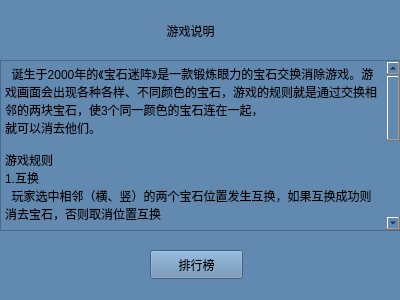
<?xml version="1.0" encoding="UTF-8"?>
<ui version="4.0">
 <class>Setting</class>
 <widget class="QWidget" name="Setting">
  <property name="geometry">
   <rect>
    <x>0</x>
    <y>0</y>
    <width>400</width>
    <height>300</height>
   </rect>
  </property>
  <property name="windowTitle">
   <string>Form</string>
  </property>
  <property name="styleSheet">
   <string notr="true">background-color:rgb(98, 137, 175);</string>
  </property>
  <widget class="QLabel" name="label">
   <property name="geometry">
    <rect>
     <x>150</x>
     <y>15</y>
     <width>81</width>
     <height>31</height>
    </rect>
   </property>
   <property name="styleSheet">
    <string notr="true">font: 12pt &quot;Microsoft YaHei UI&quot;;</string>
   </property>
   <property name="text">
    <string>游戏说明</string>
   </property>
   <property name="alignment">
    <set>Qt::AlignCenter</set>
   </property>
  </widget>
  <widget class="QPushButton" name="pushButton">
   <property name="geometry">
    <rect>
     <x>150</x>
     <y>250</y>
     <width>93</width>
     <height>29</height>
    </rect>
   </property>
   <property name="text">
    <string>排行榜</string>
   </property>
  </widget>
  <widget class="QTextBrowser" name="textBrowser">
   <property name="geometry">
    <rect>
     <x>0</x>
     <y>60</y>
     <width>401</width>
     <height>171</height>
    </rect>
   </property>
   <property name="html">
    <string>&lt;!DOCTYPE HTML PUBLIC &quot;-//W3C//DTD HTML 4.0//EN&quot; &quot;http://www.w3.org/TR/REC-html40/strict.dtd&quot;&gt;
&lt;html&gt;&lt;head&gt;&lt;meta name=&quot;qrichtext&quot; content=&quot;1&quot; /&gt;&lt;style type=&quot;text/css&quot;&gt;
p, li { white-space: pre-wrap; }
&lt;/style&gt;&lt;/head&gt;&lt;body style=&quot; font-family:'SimSun'; font-size:9pt; font-weight:400; font-style:normal;&quot;&gt;
&lt;p style=&quot; margin-top:0px; margin-bottom:0px; margin-left:0px; margin-right:0px; -qt-block-indent:0; text-indent:0px;&quot;&gt;&lt;span style=&quot; font-family:'Microsoft YaHei UI';&quot;&gt;  诞生于2000年的《宝石迷阵》是一款锻炼眼力的宝石交换消除游戏。游戏画面会出现各种各样、不同颜色的宝石，游戏的规则就是通过交换相邻的两块宝石，使3个同一颜色的宝石连在一起，&lt;/span&gt;&lt;/p&gt;
&lt;p style=&quot; margin-top:0px; margin-bottom:0px; margin-left:0px; margin-right:0px; -qt-block-indent:0; text-indent:0px;&quot;&gt;&lt;span style=&quot; font-family:'Microsoft YaHei UI';&quot;&gt;就可以消去他们。&lt;/span&gt;&lt;/p&gt;
&lt;p style=&quot;-qt-paragraph-type:empty; margin-top:0px; margin-bottom:0px; margin-left:0px; margin-right:0px; -qt-block-indent:0; text-indent:0px; font-family:'Microsoft YaHei UI';&quot;&gt;&lt;br /&gt;&lt;/p&gt;
&lt;p style=&quot; margin-top:0px; margin-bottom:0px; margin-left:0px; margin-right:0px; -qt-block-indent:0; text-indent:0px;&quot;&gt;&lt;span style=&quot; font-family:'Microsoft YaHei UI';&quot;&gt;游戏规则&lt;/span&gt;&lt;/p&gt;
&lt;p style=&quot; margin-top:0px; margin-bottom:0px; margin-left:0px; margin-right:0px; -qt-block-indent:0; text-indent:0px;&quot;&gt;&lt;span style=&quot; font-family:'Microsoft YaHei UI';&quot;&gt;1.互换&lt;/span&gt;&lt;/p&gt;
&lt;p style=&quot; margin-top:0px; margin-bottom:0px; margin-left:0px; margin-right:0px; -qt-block-indent:0; text-indent:0px;&quot;&gt;&lt;span style=&quot; font-family:'Microsoft YaHei UI';&quot;&gt;  玩家选中相邻（横、竖）的两个宝石位置发生互换，如果互换成功则消去宝石，否则取消位置互换&lt;/span&gt;&lt;/p&gt;
&lt;p style=&quot;-qt-paragraph-type:empty; margin-top:0px; margin-bottom:0px; margin-left:0px; margin-right:0px; -qt-block-indent:0; text-indent:0px; font-family:'Microsoft YaHei UI';&quot;&gt;&lt;br /&gt;&lt;/p&gt;
&lt;p style=&quot; margin-top:0px; margin-bottom:0px; margin-left:0px; margin-right:0px; -qt-block-indent:0; text-indent:0px;&quot;&gt;&lt;span style=&quot; font-family:'Microsoft YaHei UI';&quot;&gt;2.消去&lt;/span&gt;&lt;/p&gt;
&lt;p style=&quot; margin-top:0px; margin-bottom:0px; margin-left:0px; margin-right:0px; -qt-block-indent:0; text-indent:0px;&quot;&gt;&lt;span style=&quot; font-family:'Microsoft YaHei UI';&quot;&gt;  玩家选择两个宝石进行位置互换，互换后如果横排或竖排的有3个或3个以上的相同宝石，则消去这几个相同宝石，如果互换后没有可以消去的宝石，则选中的两个宝石换回原来的位置。&lt;/span&gt;&lt;/p&gt;
&lt;p style=&quot; margin-top:0px; margin-bottom:0px; margin-left:0px; margin-right:0px; -qt-block-indent:0; text-indent:0px;&quot;&gt;&lt;span style=&quot; font-family:'Microsoft YaHei UI';&quot;&gt;  消去后的空格由上面的宝石掉下来补齐。&lt;/span&gt;&lt;/p&gt;
&lt;p style=&quot;-qt-paragraph-type:empty; margin-top:0px; margin-bottom:0px; margin-left:0px; margin-right:0px; -qt-block-indent:0; text-indent:0px; font-family:'Microsoft YaHei UI';&quot;&gt;&lt;br /&gt;&lt;/p&gt;
&lt;p style=&quot; margin-top:0px; margin-bottom:0px; margin-left:0px; margin-right:0px; -qt-block-indent:0; text-indent:0px;&quot;&gt;&lt;span style=&quot; font-family:'Microsoft YaHei UI';&quot;&gt;3.连锁（Cascade）&lt;/span&gt;&lt;/p&gt;
&lt;p style=&quot; margin-top:0px; margin-bottom:0px; margin-left:0px; margin-right:0px; -qt-block-indent:0; text-indent:0px;&quot;&gt;&lt;span style=&quot; font-family:'Microsoft YaHei UI';&quot;&gt;  玩家消去宝石后，上面的宝石掉下来补充空格。如果这时游戏池中有连续摆放（横、竖）的3个或3个以上相同的宝石，则可以消去这些宝石，这就是一次连锁。空格被新的宝石填充，又可以进行下一次连锁。&lt;/span&gt;&lt;/p&gt;&lt;/body&gt;&lt;/html&gt;</string>
   </property>
  </widget>
 </widget>
 <resources/>
 <connections/>
</ui>
